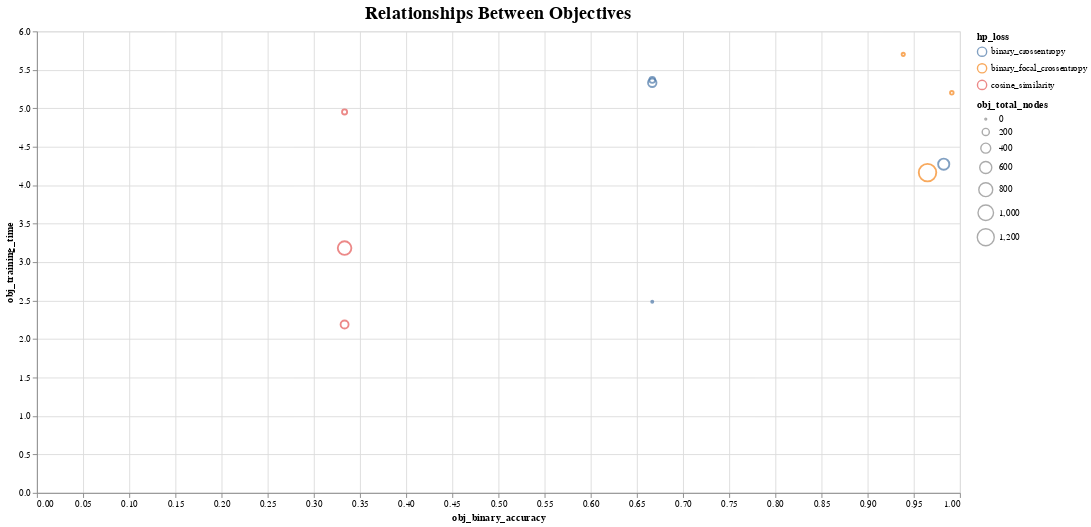

This figure's notebook cell:
### Code cell
alt.Chart(data=analytics,).mark_point().encode(
    x = alt.X('obj_binary_accuracy:Q'),
    y = alt.Y('obj_training_time:Q'),
    color = alt.Color('hp_loss:N'),
    size = alt.Size('obj_total_nodes:Q'),
    tooltip = ['hp_activation:N', 'hp_optimizer:N', 'hp_loss:N', 'obj_training_time:Q'],
).properties(
    height=500, width = 1000, title= 'Relationships Between Objectives'
).configure_axis(
    grid=True
).configure_title(
    fontSize=20,
    font='Imprima',
    #color='#785EF0'
)

### Figure 1 — Vega-Lite specification as saved in the notebook (floating-point values rounded to 4 significant figures)
{"config": {"view": {"continuousWidth": 300, "continuousHeight": 300}, "axis": {"grid": true}, "title": {"font": "Imprima", "fontSize": 20}}, "data": {"name": "data-7ed64cd9365d6fdb403b8948238e420e"}, "mark": {"type": "point"}, "encoding": {"color": {"field": "hp_loss", "type": "nominal"}, "size": {"field": "obj_total_nodes", "type": "quantitative"}, "tooltip": [{"field": "hp_activation", "type": "nominal"}, {"field": "hp_optimizer", "type": "nominal"}, {"field": "hp_loss", "type": "nominal"}, {"field": "obj_training_time", "type": "quantitative"}], "x": {"field": "obj_binary_accuracy", "type": "quantitative"}, "y": {"field": "obj_training_time", "type": "quantitative"}}, "height": 500, "title": "Relationships Between Objectives", "width": 1000, "$schema": "https://vega.github.io/schema/vega-lite/v5.20.1.json", "datasets": {"data-7ed64cd9365d6fdb403b8948238e420e": [{"model_name": "model_1", "hp_layers": 4, "hp_units": 128, "hp_activation": "relu", "hp_optimizer": "adam", "hp_loss": "binary_crossentropy", "hp_epochs": 3, "hp_batch_size": 16, "obj_training_time": 4.273, "obj_total_layers": 5, "obj_total_nodes": 512, "obj_loss": 0.02674, "obj_accuracy": 0.01754, "obj_binary_accuracy": 0.9825, "obj_cosine_similarity": 0.6667, "obj_true_positives": 75.0, "obj_true_negatives": 37.0, "obj_false_positives": 1.0, "obj_false_negatives": 1.0, "obj_mean_squared_error": 0.006585, "obj_recall": 0.9868, "obj_precision": 0.9868, "obj_auc": 0.9997, "obj_sensitivity": 1.0, "obj_specificity": 1.0}, {"model_name": "model_2", "hp_layers": 8, "hp_units": 32, "hp_activation": "relu", "hp_optimizer": "sgd", "hp_loss": "cosine_similarity", "hp_epochs": 4, "hp_batch_size": 32, "obj_training_time": 2.19, "obj_total_layers": 9, "obj_total_nodes": 256, "obj_loss": -0.6667, "obj_accuracy": 0.0, "obj_binary_accuracy": 0.3333, "obj_cosine_similarity": 0.6667, "obj_true_positives": 0.0, "obj_true_negatives": 38.0, "obj_false_positives": 0.0, "obj_false_negatives": 76.0, "obj_mean_squared_error": 0.2529, "obj_recall": 0.0, "obj_precision": 0.0, "obj_auc": 0.5488, "obj_sensitivity": 0.02632, "obj_specificity": 0.1842}, {"model_name": "model_3", "hp_layers": 16, "hp_units": 8, "hp_activation": "relu", "hp_optimizer": "rmsprop", "hp_loss": "binary_crossentropy", "hp_epochs": 6, "hp_batch_size": 64, "obj_training_time": 5.369, "obj_total_layers": 17, "obj_total_nodes": 128, "obj_loss": 0.6001, "obj_accuracy": 0.0, "obj_binary_accuracy": 0.6667, "obj_cosine_similarity": 0.6667, "obj_true_positives": 76.0, "obj_true_negatives": 0.0, "obj_false_positives": 38.0, "obj_false_negatives": 0.0, "obj_mean_squared_error": 0.2046, "obj_recall": 1.0, "obj_precision": 0.6667, "obj_auc": 0.9683, "obj_sensitivity": 0.9342, "obj_specificity": 0.9211}, {"model_name": "model_4", "hp_layers": 3, "hp_units": 32, "hp_activation": "sigmoid", "hp_optimizer": "adam", "hp_loss": "cosine_similarity", "hp_epochs": 7, "hp_batch_size": 16, "obj_training_time": 4.953, "obj_total_layers": 4, "obj_total_nodes": 96, "obj_loss": -0.6667, "obj_accuracy": 0.0, "obj_binary_accuracy": 0.3333, "obj_cosine_similarity": 0.6667, "obj_true_positives": 0.0, "obj_true_negatives": 38.0, "obj_false_positives": 0.0, "obj_false_negatives": 76.0, "obj_mean_squared_error": 0.2721, "obj_recall": 0.0, "obj_precision": 0.0, "obj_auc": 0.8227, "obj_sensitivity": 0.1711, "obj_specificity": 0.6842}, {"model_name": "model_5", "hp_layers": 6, "hp_units": 128, "hp_activation": "sigmoid", "hp_optimizer": "sgd", "hp_loss": "cosine_similarity", "hp_epochs": 8, "hp_batch_size": 32, "obj_training_time": 3.182, "obj_total_layers": 7, "obj_total_nodes": 768, "obj_loss": -0.6667, "obj_accuracy": 0.0, "obj_binary_accuracy": 0.3333, "obj_cosine_similarity": 0.6667, "obj_true_positives": 0.0, "obj_true_negatives": 38.0, "obj_false_positives": 0.0, "obj_false_negatives": 76.0, "obj_mean_squared_error": 0.3279, "obj_recall": 0.0, "obj_precision": 0.0, "obj_auc": 0.5, "obj_sensitivity": 0.0, "obj_specificity": 0.0}, {"model_name": "model_6", "hp_layers": 9, "hp_units": 32, "hp_activation": "sigmoid", "hp_optimizer": "rmsprop", "hp_loss": "binary_crossentropy", "hp_epochs": 9, "hp_batch_size": 64, "obj_training_time": 5.332, "obj_total_layers": 10, "obj_total_nodes": 288, "obj_loss": 0.6475, "obj_accuracy": 0.0, "obj_binary_accuracy": 0.6667, "obj_cosine_similarity": 0.6667, "obj_true_positives": 76.0, "obj_true_negatives": 0.0, "obj_false_positives": 38.0, "obj_false_negatives": 0.0, "obj_mean_squared_error": 0.2274, "obj_recall": 1.0, "obj_precision": 0.6667, "obj_auc": 0.5, "obj_sensitivity": 0.0, "obj_specificity": 0.0}, {"model_name": "model_7", "hp_layers": 5, "hp_units": 8, "hp_activation": "tanh", "hp_optimizer": "adam", "hp_loss": "binary_focal_crossentropy", "hp_epochs": 10, "hp_batch_size": 16, "obj_training_time": 5.201, "obj_total_layers": 6, "obj_total_nodes": 40, "obj_loss": 0.01215, "obj_accuracy": 0.0, "obj_binary_accuracy": 0.9912, "obj_cosine_similarity": 0.6667, "obj_true_positives": 75.0, "obj_true_negatives": 38.0, "obj_false_positives": 0.0, "obj_false_negatives": 1.0, "obj_mean_squared_error": 0.03598, "obj_recall": 0.9868, "obj_precision": 1.0, "obj_auc": 1.0, "obj_sensitivity": 1.0, "obj_specificity": 1.0}, {"model_name": "model_8", "hp_layers": 10, "hp_units": 128, "hp_activation": "tanh", "hp_optimizer": "sgd", "hp_loss": "binary_focal_crossentropy", "hp_epochs": 11, "hp_batch_size": 32, "obj_training_time": 4.164, "obj_total_layers": 11, "obj_total_nodes": 1280, "obj_loss": 0.02011, "obj_accuracy": 0.0, "obj_binary_accuracy": 0.9649, "obj_cosine_similarity": 0.6667, "obj_true_positives": 73.0, "obj_true_negatives": 37.0, "obj_false_positives": 1.0, "obj_false_negatives": 3.0, "obj_mean_squared_error": 0.04553, "obj_recall": 0.9605, "obj_precision": 0.9865, "obj_auc": 0.9986, "obj_sensitivity": 1.0, "obj_specificity": 1.0}, {"model_name": "model_9", "hp_layers": 15, "hp_units": 2, "hp_activation": "tanh", "hp_optimizer": "rmsprop", "hp_loss": "binary_focal_crossentropy", "hp_epochs": 12, "hp_batch_size": 64, "obj_training_time": 5.702, "obj_total_layers": 16, "obj_total_nodes": 30, "obj_loss": 0.06008, "obj_accuracy": 0.0, "obj_binary_accuracy": 0.9386, "obj_cosine_similarity": 0.6667, "obj_true_positives": 74.0, "obj_true_negatives": 33.0, "obj_false_positives": 5.0, "obj_false_negatives": 2.0, "obj_mean_squared_error": 0.1057, "obj_recall": 0.9737, "obj_precision": 0.9367, "obj_auc": 0.9771, "obj_sensitivity": 0.8421, "obj_specificity": 0.8947}, {"model_name": "model_10", "hp_layers": 2, "hp_units": 2, "hp_activation": "sigmoid", "hp_optimizer": "sgd", "hp_loss": "binary_crossentropy", "hp_epochs": 5, "hp_batch_size": 32, "obj_training_time": 2.484, "obj_total_layers": 3, "obj_total_nodes": 4, "obj_loss": 0.6788, "obj_accuracy": 0.0, "obj_binary_accuracy": 0.6667, "obj_cosine_similarity": 0.6667, "obj_true_positives": 76.0, "obj_true_negatives": 0.0, "obj_false_positives": 38.0, "obj_false_negatives": 0.0, "obj_mean_squared_error": 0.2428, "obj_recall": 1.0, "obj_precision": 0.6667, "obj_auc": 0.5478, "obj_sensitivity": 0.02632, "obj_specificity": 0.0}]}}
